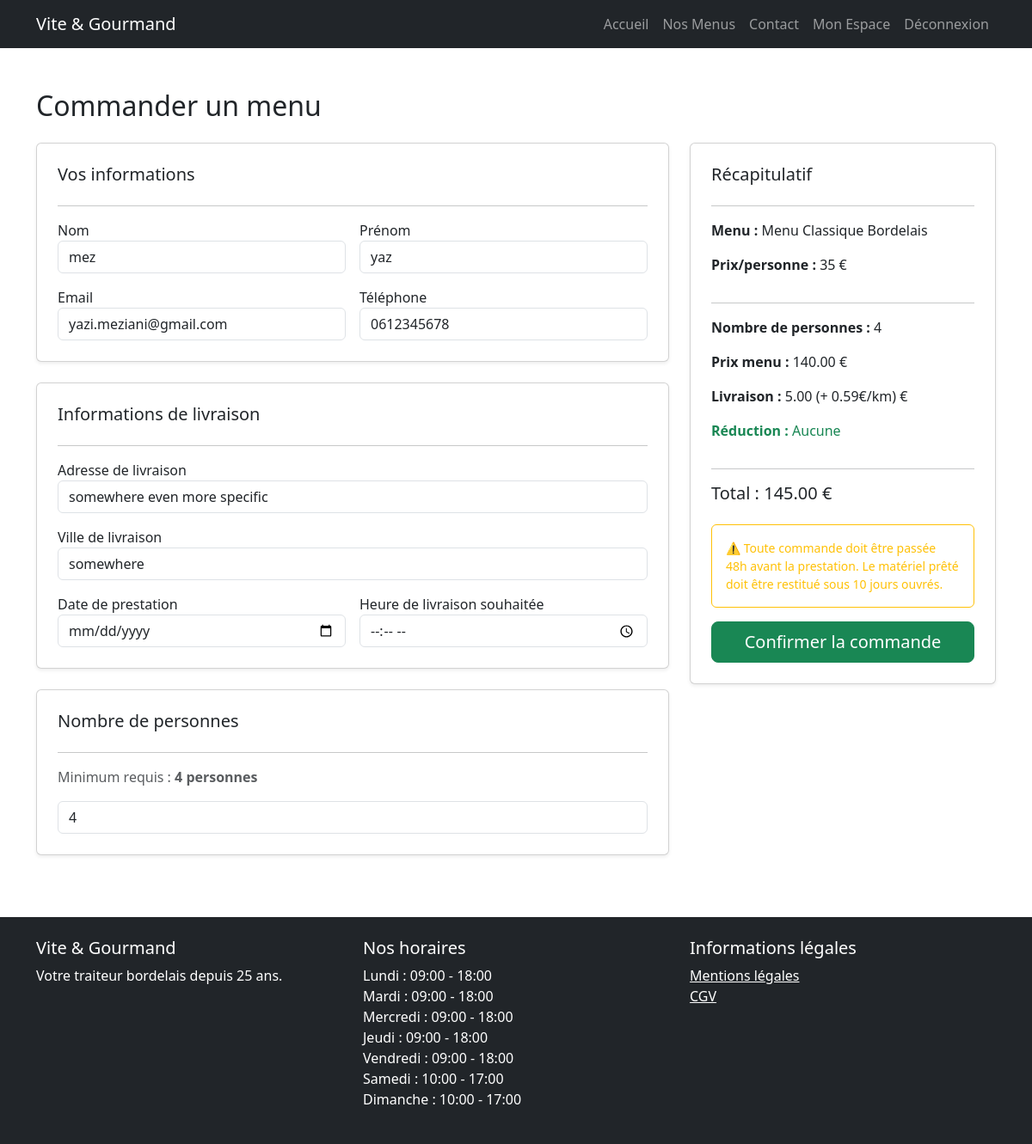
Page /pages/commande.php?menu_id=5 (signed in) on the committed database.
### tables this page shows
CREATE TABLE `utilisateur` (
  `utilisateur_id` int(11) NOT NULL,
  `email` varchar(50) NOT NULL,
  `password` varchar(255) NOT NULL,
  `nom` varchar(50) NOT NULL,
  `prenom` varchar(50) NOT NULL,
  `telephone` varchar(50) DEFAULT NULL,
  `ville` varchar(50) DEFAULT NULL,
  `pays` varchar(50) DEFAULT NULL,
  `adresse_postale` varchar(50) DEFAULT NULL,
  `role_id` int(11) NOT NULL
);

CREATE TABLE `menu` (
  `menu_id` int(11) NOT NULL,
  `titre` varchar(50) NOT NULL,
  `nombre_personne_minimum` int(11) NOT NULL,
  `prix_par_personne` double NOT NULL,
  `description` varchar(255) DEFAULT NULL,
  `quantite_restante` int(11) NOT NULL,
  `regime_id` int(11) NOT NULL,
  `theme_id` int(11) NOT NULL
);

CREATE TABLE `horaire` (
  `horaire_id` int(11) NOT NULL,
  `jour` varchar(50) NOT NULL,
  `heure_ouverture` varchar(50) DEFAULT NULL,
  `heure_fermeture` varchar(50) DEFAULT NULL
);

### pages/commande.php (the view, shortened to what this page needs)
<?php
require_once '../config/db.php';
$menu_id = $_GET['menu_id'];
$stmt = $pdo->prepare("
    SELECT m.*, r.libelle as regime_libelle, t.libelle as theme_libelle
    FROM menu m
    JOIN regime r ON m.regime_id = r.regime_id
    JOIN theme t ON m.theme_id = t.theme_id
    WHERE m.menu_id = ?
");
$stmt->execute([$menu_id]);
$menu = $stmt->fetch();
$stmt = $pdo->prepare("SELECT * FROM utilisateur WHERE utilisateur_id = ?");
$stmt->execute([$_SESSION['user']['id']]);
$user = $stmt->fetch();
require_once '../includes/header.php';
require_once '../includes/nav.php';
?>
<main class="container mt-5">
    <h2 class="mb-4">Commander un menu</h2>
    <form action="/vite-gourmand/actions/commande.action.php" method="POST">
        <div class="row">
            <div class="col-md-8">
                <div class="card shadow-sm p-4 mb-4">
                    <h5>Vos informations</h5>
                    <hr>
                    <div class="row g-3">
                        <div class="col-md-6">
                            <label>Nom</label>
                            <input type="text" name="nom" class="form-control" value="<?= htmlspecialchars($user['nom']) ?>" required>
                        </div>
                        <div class="col-md-6">
                            <label>Prénom</label>
                            <input type="text" name="prenom" class="form-control" value="<?= htmlspecialchars($user['prenom']) ?>" required>
                        </div>
                        <div class="col-md-6">
                            <label>Email</label>
                            <input type="email" name="email" class="form-control" value="<?= htmlspecialchars($user['email']) ?>" required>
                        </div>
                        <div class="col-md-6">
                            <label>Téléphone</label>
                            <input type="text" name="telephone" class="form-control" value="<?= htmlspecialchars($user['telephone']) ?>" required>
                        </div>
                    </div>
                </div>
                <div class="card shadow-sm p-4 mb-4">
                    <h5>Informations de livraison</h5>
                    <hr>
                    <div class="row g-3">
                        <div class="col-md-12">
                            <label>Adresse de livraison</label>
                            <input type="text" name="adresse_livraison" class="form-control" value="<?= htmlspecialchars($user['adresse_postale']) ?>" required>
                        </div>
                        <div class="col-md-12">
                            <label>Ville de livraison</label>
                            <input type="text" name="ville_livraison" class="form-control" id="ville_livraison" value="<?= htmlspecialchars($user['ville']) ?>" required>
                        </div>
                        <div class="col-md-6">
                            <label>Date de prestation</label>
                            <input type="date" name="date_prestation" class="form-control" required>
                        </div>
                        <div class="col-md-6">
                            <label>Heure de livraison souhaitée</label>
                            <input type="time" name="heure_livraison" class="form-control" required>
                        </div>
                    </div>
                </div>
                <div class="card shadow-sm p-4 mb-4">
                    <h5>Nombre de personnes</h5>
                    <hr>
                    <p class="text-muted">Minimum requis : <strong><?= $menu['nombre_personne_minimum'] ?> personnes</strong></p>
                    <input type="number"
                           name="nombre_personne"
                           id="nombre_personne"
                           class="form-control"
                           min="<?= $menu['nombre_personne_minimum'] ?>"
                           value="<?= $menu['nombre_personne_minimum'] ?>"
                           required>
                </div>
            </div>
            <div class="col-md-4">
                <div class="card shadow-sm p-4 mb-4 sticky-top" style="top: 20px">
                    <h5>Récapitulatif</h5>
                    <hr>
                    <p><strong>Menu :</strong> <?= htmlspecialchars($menu['titre']) ?></p>
                    <p><strong>Prix/personne :</strong> <?= $menu['prix_par_personne'] ?> €</p>
                    <hr>
                    <p><strong>Nombre de personnes :</strong> <span id="recap_nb">-</span></p>
                    <p><strong>Prix menu :</strong> <span id="recap_prix_menu">-</span> €</p>
                    <p><strong>Livraison :</strong> <span id="recap_livraison">-</span> €</p>
                    <p class="text-success"><strong>Réduction :</strong> <span id="recap_reduction">-</span></p>
                    <hr>
                    <h5>Total : <span id="recap_total">-</span> €</h5>
                    <div class="card border-warning p-3 mt-3">
                        <small class="text-warning">⚠️ Toute commande doit être passée 48h avant la prestation. Le matériel prêté doit être restitué sous 10 jours ouvrés.</small>
                    </div>
                    <button type="submit" class="btn btn-success w-100 mt-3 btn-lg">Confirmer la commande</button>
                </div>
            </div>
        </div>
    </form>
</main>
<?php require_once '../includes/footer.php'; ?>

### includes/footer.php (shortened to what this page needs)
<?php
require_once __DIR__ . '/../config/db.php';
$stmt = $pdo->query("SELECT * FROM horaire ORDER BY horaire_id ASC");
$horaires = $stmt->fetchAll();
?>
<footer class="bg-dark text-white mt-5 py-4">
    <div class="container">
        <div class="row">
            <div class="col-md-4">
                <h5>Vite & Gourmand</h5>
                <p>Votre traiteur bordelais depuis 25 ans.</p>
            </div>
            <div class="col-md-4">
                <h5>Nos horaires</h5>
                <ul class="list-unstyled">
                    <?php foreach($horaires as $h): ?>
                        <li><?= $h['jour'] ?> : <?= $h['heure_ouverture'] ?> - <?= $h['heure_fermeture'] ?></li>
                    <?php endforeach; ?>
                </ul>
            </div>
            <div class="col-md-4">
                <h5>Informations légales</h5>
                <ul class="list-unstyled">
                    <li><a href="/vite-gourmand/pages/mentions-legales.php" class="text-white">Mentions légales</a></li>
                    <li><a href="/vite-gourmand/pages/cgv.php" class="text-white">CGV</a></li>
                </ul>
            </div>
        </div>
    </div>
</footer>
</body>
</html>

### rows in the picture
utilisateur: nom "mez", prenom "yaz", email "yazi.meziani@gmail.com", telephone "0612345678", adresse_livraison "somewhere even more specific", ville_livraison "somewhere"
menu: nombre_personne_minimum "4", nombre_personne "4", titre "Menu Classique Bordelais", prix_par_personne "35"
horaire: jour "Lundi", heure_ouverture "09:00", heure_fermeture "18:00"
horaire: jour "Mardi", heure_ouverture "09:00", heure_fermeture "18:00"
horaire: jour "Mercredi", heure_ouverture "09:00", heure_fermeture "18:00"
horaire: jour "Jeudi", heure_ouverture "09:00", heure_fermeture "18:00"
horaire: jour "Vendredi", heure_ouverture "09:00", heure_fermeture "18:00"
horaire: jour "Samedi", heure_ouverture "10:00", heure_fermeture "17:00"
horaire: jour "Dimanche", heure_ouverture "10:00", heure_fermeture "17:00"
